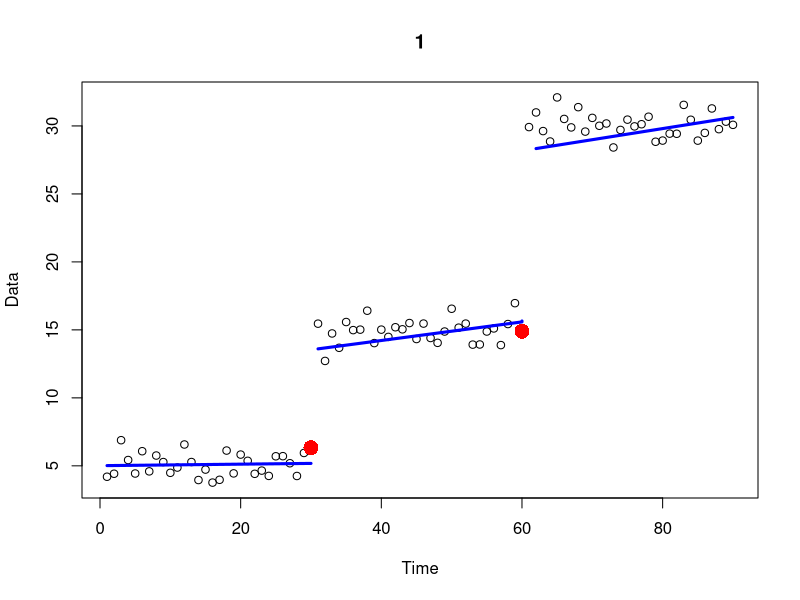
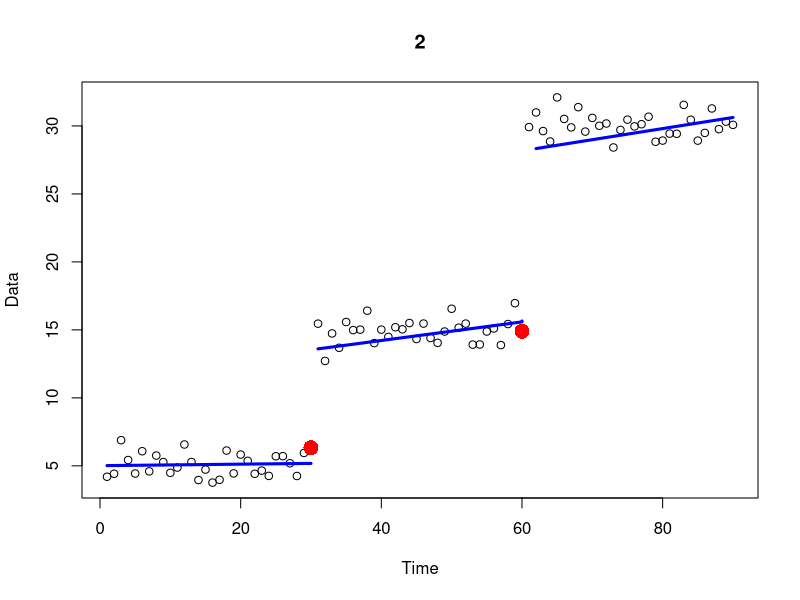
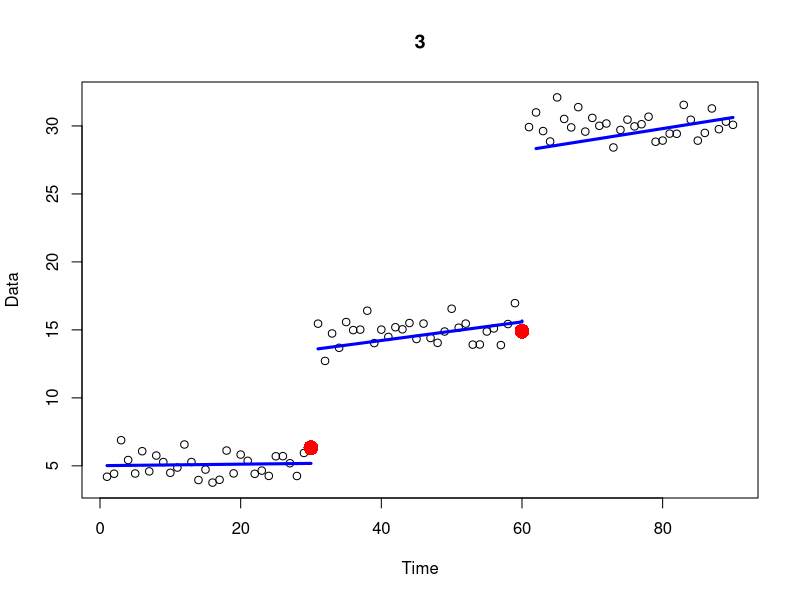
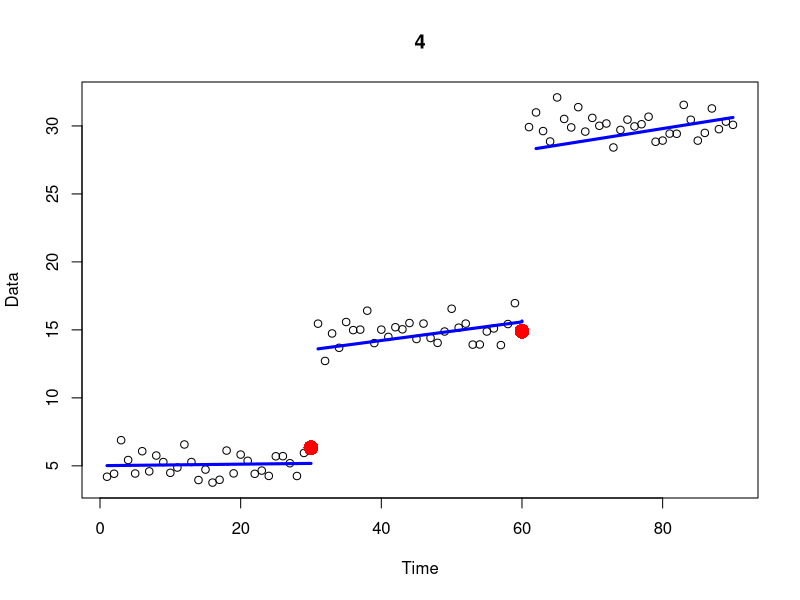
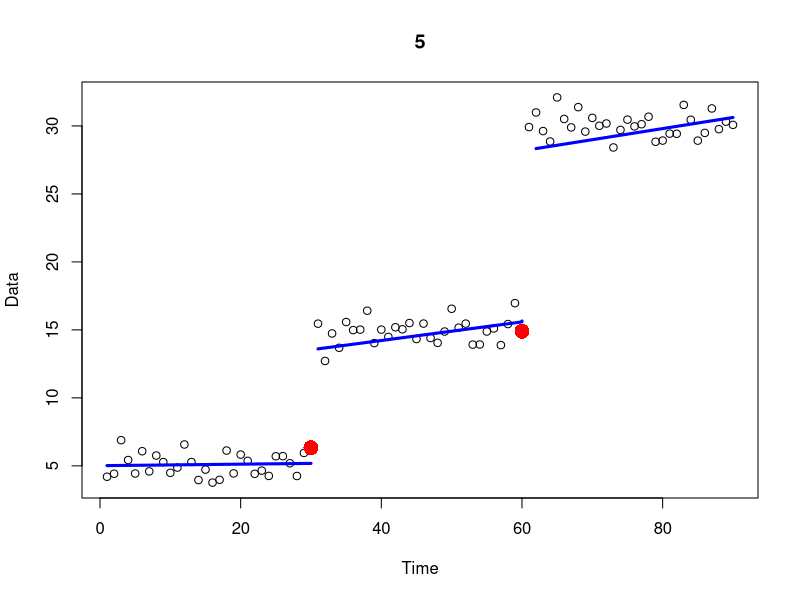
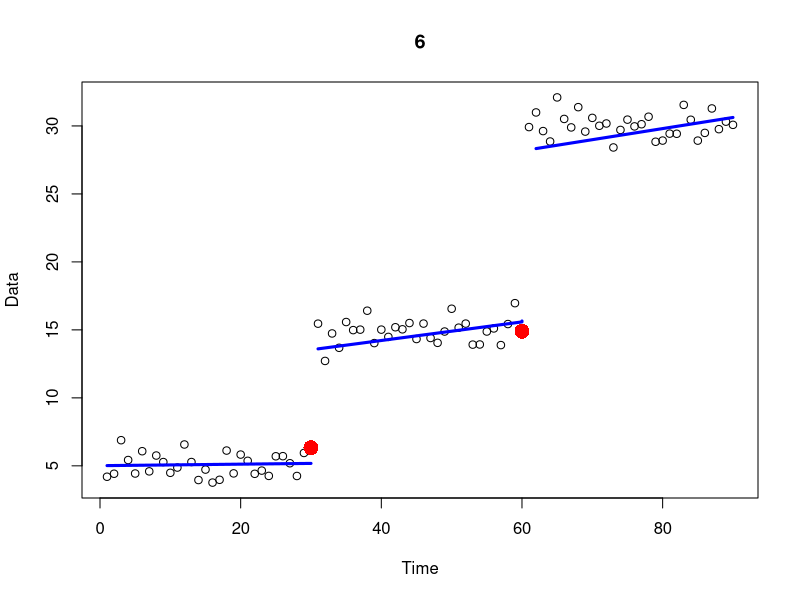
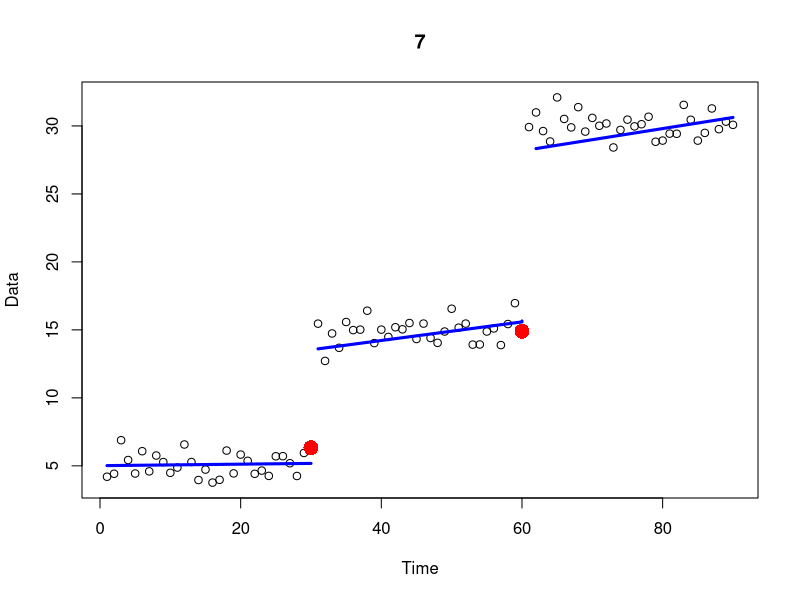
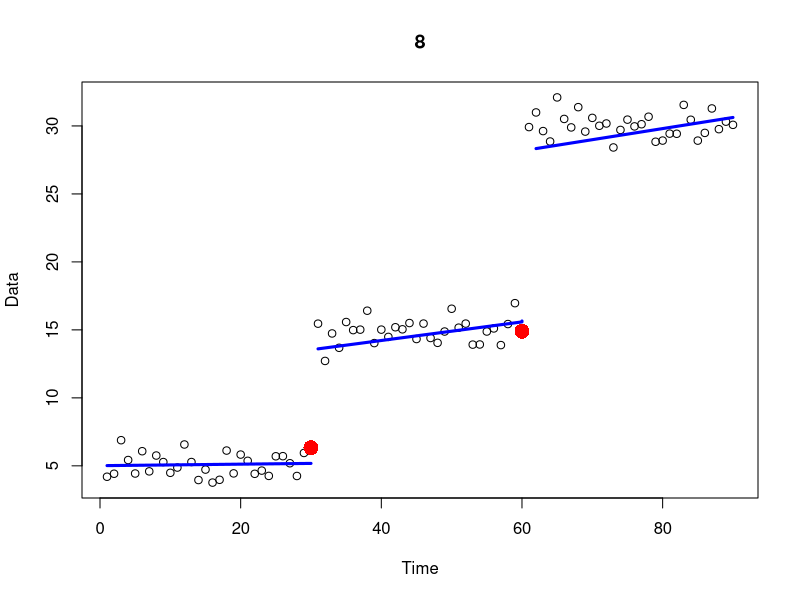

Write the R code that produced these figures, in order.
#creating our data 
first = rnorm(30, mean = 5, sd = 1) #30 random data points from a normal distribution with mean of 5
second = rnorm(30, mean = 15, sd = 1) #30 random data points from a normal distribution with mean of 15
third = rnorm(30, mean = 30, sd = 1) #30 random data points from a normal distribution with mean of 30

dif_means_0 = c(first) #setting up null set
dif_means_1 = c(first, second) #adding two sets of data points together 
dif_means_2 = c(first, second, third) #adding three sets of data points together

time_0 = 1:30
time_1 = 1:60
time_2 = 1:90

test_data_0 = data.frame(time_0, dif_means_0) #our data with x = time and y = data from 1 set
test_data_1 = data.frame(time_1, dif_means_1) #our data with x = time and y = data from 2 sets
test_data_2 = data.frame(time_2, dif_means_2) #our data with x = time and y = data from 3 sets

#downloading the strucchange package
#install.packages("strucchange")
library("strucchange")

#Bai-Perron Method
bkpts_0 = breakpoints(test_data_0$dif_means_0 ~ test_data_0$time_0, breaks = 5, h = 0.1) #no break points 
bkpts_0$breakpoints #list of x-values (time) for breakpoints

bkpts_1 = breakpoints(test_data_1$dif_means_1 ~ test_data_1$time_1, breaks = 5, h = 0.1) #no break points 
bkpts_1$breakpoints #list of x-values (time) for breakpoints

bkpts_2 = breakpoints(test_data_2$dif_means_2 ~ test_data_2$time_2, breaks = 5, h = 0.1) #no break points 
bkpts_2$breakpoints #list of x-values (time) for breakpoints

#-----------------------------------------------------------------

#complete BAR - Variation 0 (Random/Random/Random)


#-------Key:
# k           = breakpoint's x-axis values 
# time        = integer x-values of the entire data set 
# interations = number of runs through Metropolis hastings 
# make        = the proportion (decimal) of the make step to occuring
# murder      = the proportion (decimal) of the murder step to occuring
#note: the make and murder need to add to less then one 
#graph        = yes or no to graphing the function 
bar0 = function(k, time, data, iterations, make, murder, graph){
  
  library(MASS)
  
  prob_mmm = c(make, murder) #combining the two probabilties of make and murder that the user specifies 
  
  full_data = cbind(as.numeric(time), as.numeric(data)) #combing the time and data inputs from user
  
  n = max(full_data[,1]) #finding max value
  
  k_ends = c(min(full_data[,1]), k, max(full_data[,1])) #adding in end points to k values 
  
  
  fitMetrics<-function(k_ends, test_data, graph, count ){
    
    #create sum objects
    sum_loglik = 0
    
    f = NULL
    x = NULL
    #get and sum log likelihood for regressions of all intervals
    if(length(k_ends) < 3 ){
      model = lm(test_data[,2]~test_data[,1])
      sum_loglik = logLik(model)[1]
    }else{
      for(i in 1:length(k_ends)) {
        if(k_ends[i] != 1){
          min = k_ends[i-1]
          x_values = test_data[c(min:k_ends[i]),1] #getting the x values in the interval
          y_values = test_data[c(min:k_ends[i]),2] #getting the y values in the interval
          data = data.frame(x_values, y_values) #re-making this into a dataframe 
          model = lm(y_values~x_values)
          sum_loglik = sum_loglik + logLik(model)[1]
          
          f = c(f,model$fitted.values, "here")
          x = c(x, x_values)
          
        }
      }
    }
    if(graph == "yes") {
      graphing(x, f, k_ends, count )
    }
    return(sum_loglik)
  }
  
  
  graphing <- function(x, f, k_ends , count) {
    k = k_ends[-c(1, which.max(k_ends))]
    plot(full_data, xlab="Time", ylab="Data", main = count)
    points(k,full_data[k,2], col="red", pch= 16, cex = 2)
    xx = NULL
    fit = NULL
    for(i in 1:length(f) ) {
      if(f[i] == "here") {
        lines(xx, fit, col="blue",lwd=3)
        xx = NULL
        fit = NULL 
      } else {
        xx = c(xx , x[i])
        fit = c(fit, f[i])
      }
    }
    
  }
  
  #random make function, this makes a random point 
  count = 0 
  barMake0<-function(k_ends){
    
    count = count + 1 #this check to make sure we do not get stuck in an infinite loop 
    if(count < 10 ) {
      rand_spot = sample(k_ends[1]:k_ends[length(k_ends)], 1) #selects a random spot
      k_ends_final = sort(c(k_ends, rand_spot)) #adds the random spot and sorts it 
      d = diff(k_ends_final) #finds the difference between all the spots 
      if(min(d) < 3) { #this make sure an additional point is not to close to a point already in existance 
        barMake0(k_ends)
      } else {
        return(k_ends_final) #the old breakpoints + the new breakpoints 
      }
    }else {
      return(k_ends)
    }
    
  }
  
  
  #this function kills one breakpoint randomly 
  barMurder0<-function(k_ends){
    
    k = k_ends[c(-1,-length(k_ends))]
    random_num = sample(1:length(k), 1)
    k_ends_final = k_ends[-(random_num+1)]
    return(k_ends_final)
    
  }
  
  #kills a point randomly and then adds a point randomly 
  barMove0<-function(k_ends){
    
    k_ends_less = barMurder0(k_ends)
    k_ends_final = barMake0(k_ends_less)
    return(k_ends_final)
    
  }
  
  #initializing matrixes 
  ratio_data = matrix(NA, nrow=1, ncol=4)
  all_k_new = matrix(NA, nrow=1, ncol=(n/3))
  all_k_best = matrix(NA, nrow=1, ncol=(n/3))
  
  #Metroplis Hastings 
  for(i in 1:iterations){
    
    old_loglik = fitMetrics(k_ends, full_data, "yes", i )
    
    u_step = runif(1) #random number from 0 to 1 taken from a uniform distribution for selecting step
    
    if(length(k_ends) < 3 | u_step < prob_mmm[1]){
      c_step = "make"
    } else if(u_step > prob_mmm[1] & u_step < sum(prob_mmm)){
      c_step = "murder"
    } else{
      c_step = "move"
    }
    
    if(c_step == "make"){
      k_ends_new = barMake0(k_ends)
    } else if (c_step == "murder"){
      k_ends_new = barMurder0(k_ends)
    } else{
      k_ends_new = barMove0(k_ends)
    }
    
    new_loglik = fitMetrics(k_ends_new, full_data, "no")
    
    ratio = (new_loglik - log(n)*(4*(length(k_ends_new)-2)+3)) - (old_loglik - log(n)*(4*(length(k_ends)-2)+3))
    u_ratio = log(runif(1)) #random number from 0 to 1 taken from a uniform distribution 
    
    if(ratio == Inf){
      choice = "old"
    } else if(ratio > u_ratio) {
      choice = "new"
    } else {
      choice = "old"
    }
    
    if(choice == "new"){
      k_ends = k_ends_new
    }else{
      k_ends = k_ends
    }
    
    ratio_data_print = c(ratio, u_ratio, old_loglik, new_loglik)
    k_ends_new_print = c(k_ends_new, rep(NA, (n/3)-length(k_ends_new)))
    k_ends_best_print = c(k_ends, rep(NA, (n/3)-length(k_ends)))
    
    ratio_data = rbind(ratio_data, ratio_data_print)
    all_k_new = rbind(all_k_new, k_ends_new_print)
    all_k_best = rbind(all_k_best, k_ends_best_print)
    
  }
  
  #cleaning up the matrixs 
  ratio_data = ratio_data[-1,]
  all_k_new = all_k_new[,-1]
  all_k_best = all_k_best[,-1]
  all_k_new = all_k_new[-1,colSums(is.na(all_k_new))<nrow(all_k_new)]
  all_k_best = all_k_best[-1,colSums(is.na(all_k_best))<nrow(all_k_best)]
  clean_max = max(all_k_new[1,], na.rm=TRUE)
  all_k_new = ifelse(all_k_new == clean_max,NA,all_k_new)
  all_k_best = ifelse(all_k_best == clean_max,NA,all_k_best)
  
  if(graph == "yes") {
    #plotting 
    plot(full_data, main = 1, xlab = "Time")
    points(all_k_new[1,],full_data[all_k_new[1,],2], col="blue", pch= 16, cex = 2)
    points(all_k_best[1,],full_data[all_k_best[1,],2], col="red", pch= 16, cex=2)
    
    num = iterations / 5
    for(i in 1:num) {
      n = i * 5 
      if(is.na(all_k_new[n,]) ) {
        plot(full_data, main = n, xlab = "Time")
        points(all_k_best[n,],full_data[all_k_best[n,],2], col="red", pch= 16, cex = 2)
      } else {
        plot(full_data, main = n, xlab = "Time")
        points(all_k_new[n,],full_data[all_k_new[n,],2], col="blue", pch= 16, cex = 2)
        points(all_k_best[n,],full_data[all_k_best[n,],2], col="red", pch= 16, cex = 2)
      }
    }
  }
  
  #prints the results
  return(list(ratio_data, all_k_new, all_k_best))
  
}

#calling the function
bar_result = bar0(bkpts_2$breakpoints, test_data_2[,1], test_data_2[,2], 20, 0.4, 0.4, "no")

bar0(bkpts_2$breakpoints, test_data_2[,1], test_data_2[,2], 20, 0.4, 0.4, "no")



#----------------------------------------------------------------------------
#plotting 
x=c(1:100)
y=c(1:100)
x.1 = c(1:20)
x.2 = c(21:40)
x.3 = c(41:100)
y.1 = c(1:20)
y.2 = c(21:40)
y.3 = c(41:100)
fit.1 = lm(y.1~x.1)
fit.2 = lm(y.2~x.2)
fit.3 = lm(y.3~x.3)


f = c( fit.1$fitted.values, 100000)
f = c(f,   fit.2$fitted.values ,100000)
f = c(f, fit.3$fitted.values, 100000 )


why = c( y.1)
why = c(why, y.2)
why = c(why, y.3)

plot(x,y)
yy = 0
fit = 0 
for(i in 1:length(f) ) {
  if(f[i] == 100000) {
    lines(yy, fit, col=i)
    yy = NULL
    fit = NULL 
  } else {
    yy = c(yy , why[i])
    fit = c(fit, f[i])
  }
}


#plotting try two 
#plotting 
k_ends= c(1,bkpts_2$breakpoints,90)
k = bkpts_2$breakpoints
test_data = test_data_2

f = NULL
why = NULL
for(i in 1:length(k_ends)) {
  if(k_ends[i] != 1){
    min = k_ends[i-1]
    x_values = test_data[c(min:k_ends[i]),1] #getting the x values in the interval
    y_values = test_data[c(min:k_ends[i]),2] #getting the y values in the interval
    data = data.frame(x_values, y_values) #re-making this into a dataframe 
    model = lm(y_values~x_values)
    
    f = c(f,model$fitted.values, "here")
    why = c(why, x_values)
    
  }
}

plot(test_data)
points(k,test_data[k,2], col="blue", pch= 16, cex = 2)
xx = NULL
fit = NULL
for(i in 1:length(f) ) {
  if(f[i] == "here") {
    print(fit)
    lines(xx, fit, col="purple",lwd=3)
    print(fit)
    xx = NULL
    fit = NULL 
  } else {
    xx = c(xx , why[i])
    fit = c(fit, f[i])
  }
}
